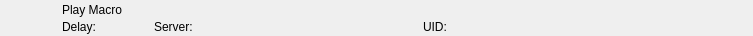
<?xml version="1.0" encoding="UTF-8"?>
<ui version="4.0">
 <class>RundownAtemMacroWidget</class>
 <widget class="QWidget" name="RundownAtemMacroWidget">
  <property name="geometry">
   <rect>
    <x>0</x>
    <y>0</y>
    <width>753</width>
    <height>36</height>
   </rect>
  </property>
  <layout class="QHBoxLayout" name="horizontalLayout">
   <property name="spacing">
    <number>0</number>
   </property>
   <property name="leftMargin">
    <number>0</number>
   </property>
   <property name="topMargin">
    <number>0</number>
   </property>
   <property name="rightMargin">
    <number>0</number>
   </property>
   <property name="bottomMargin">
    <number>0</number>
   </property>
   <item>
    <widget class="QFrame" name="frameItem">
     <property name="sizePolicy">
      <sizepolicy hsizetype="Preferred" vsizetype="Fixed">
       <horstretch>0</horstretch>
       <verstretch>0</verstretch>
      </sizepolicy>
     </property>
     <property name="minimumSize">
      <size>
       <width>0</width>
       <height>36</height>
      </size>
     </property>
     <widget class="QLabel" name="labelIcon">
      <property name="geometry">
       <rect>
        <x>22</x>
        <y>2</y>
        <width>32</width>
        <height>32</height>
       </rect>
      </property>
      <property name="text">
       <string/>
      </property>
      <property name="pixmap">
       <pixmap resource="../../Widgets.qrc">:/Graphics/Images/Atem/PlayMacro.png</pixmap>
      </property>
      <property name="scaledContents">
       <bool>true</bool>
      </property>
     </widget>
     <widget class="QLabel" name="labelLabel">
      <property name="geometry">
       <rect>
        <x>62</x>
        <y>2</y>
        <width>561</width>
        <height>16</height>
       </rect>
      </property>
      <property name="text">
       <string>Play Macro</string>
      </property>
     </widget>
     <widget class="QLabel" name="labelColor">
      <property name="geometry">
       <rect>
        <x>0</x>
        <y>0</y>
        <width>18</width>
        <height>36</height>
       </rect>
      </property>
      <property name="text">
       <string/>
      </property>
     </widget>
     <widget class="QLabel" name="labelGroupColor">
      <property name="geometry">
       <rect>
        <x>0</x>
        <y>0</y>
        <width>6</width>
        <height>36</height>
       </rect>
      </property>
      <property name="text">
       <string/>
      </property>
     </widget>
     <widget class="QLabel" name="labelDevice">
      <property name="geometry">
       <rect>
        <x>154</x>
        <y>19</y>
        <width>260</width>
        <height>16</height>
       </rect>
      </property>
      <property name="text">
       <string>Server:</string>
      </property>
     </widget>
     <widget class="QLabel" name="labelDelay">
      <property name="geometry">
       <rect>
        <x>62</x>
        <y>19</y>
        <width>83</width>
        <height>16</height>
       </rect>
      </property>
      <property name="text">
       <string>Delay:</string>
      </property>
     </widget>
     <widget class="QLabel" name="labelRemoteTriggerId">
      <property name="geometry">
       <rect>
        <x>423</x>
        <y>19</y>
        <width>111</width>
        <height>16</height>
       </rect>
      </property>
      <property name="text">
       <string>UID:</string>
      </property>
     </widget>
    </widget>
   </item>
   <item>
    <widget class="QFrame" name="frameStatus">
     <property name="minimumSize">
      <size>
       <width>77</width>
       <height>0</height>
      </size>
     </property>
     <property name="maximumSize">
      <size>
       <width>77</width>
       <height>16777215</height>
      </size>
     </property>
     <widget class="QLabel" name="labelGpiConnected">
      <property name="geometry">
       <rect>
        <x>1</x>
        <y>2</y>
        <width>32</width>
        <height>32</height>
       </rect>
      </property>
      <property name="minimumSize">
       <size>
        <width>32</width>
        <height>32</height>
       </size>
      </property>
      <property name="maximumSize">
       <size>
        <width>32</width>
        <height>32</height>
       </size>
      </property>
      <property name="lineWidth">
       <number>0</number>
      </property>
      <property name="text">
       <string/>
      </property>
      <property name="pixmap">
       <pixmap resource="../../Widgets.qrc">:/Graphics/Images/GpiConnected.png</pixmap>
      </property>
      <property name="scaledContents">
       <bool>true</bool>
      </property>
     </widget>
     <widget class="QLabel" name="labelDisconnected">
      <property name="geometry">
       <rect>
        <x>32</x>
        <y>2</y>
        <width>32</width>
        <height>32</height>
       </rect>
      </property>
      <property name="minimumSize">
       <size>
        <width>32</width>
        <height>32</height>
       </size>
      </property>
      <property name="maximumSize">
       <size>
        <width>32</width>
        <height>32</height>
       </size>
      </property>
      <property name="text">
       <string/>
      </property>
      <property name="pixmap">
       <pixmap resource="../../Widgets.qrc">:/Graphics/Images/Disconnected.png</pixmap>
      </property>
      <property name="scaledContents">
       <bool>true</bool>
      </property>
     </widget>
     <widget class="QLabel" name="labelActiveColor">
      <property name="geometry">
       <rect>
        <x>69</x>
        <y>0</y>
        <width>8</width>
        <height>36</height>
       </rect>
      </property>
      <property name="minimumSize">
       <size>
        <width>8</width>
        <height>36</height>
       </size>
      </property>
      <property name="maximumSize">
       <size>
        <width>8</width>
        <height>36</height>
       </size>
      </property>
      <property name="text">
       <string/>
      </property>
     </widget>
    </widget>
   </item>
  </layout>
 </widget>
 <resources>
  <include location="../../Widgets.qrc"/>
 </resources>
 <connections/>
 <slots>
  <slot>addToCombo()</slot>
 </slots>
</ui>
